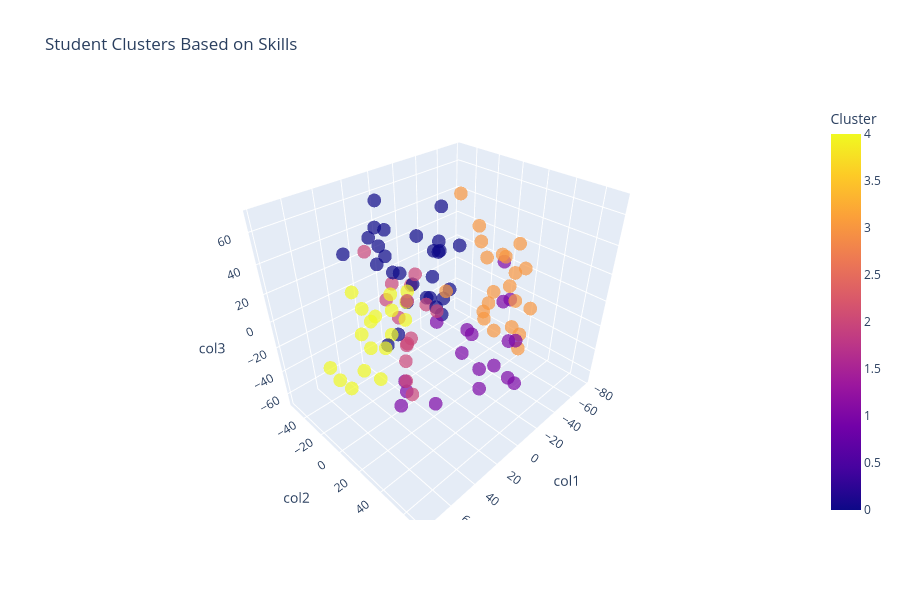

Notebook source saved alongside this figure:
### Code cell
import plotly.express as px

fig = px.scatter_3d(PCA_ds, x='col1', y='col2', z='col3',
                    color='Cluster',
                    opacity=0.7,
                    title="Student Clusters Based on Skills",
                    hover_data=['Student', 'Reading', 'Writing', 'Math', 'Science'],
                    height=600)
fig.show()
